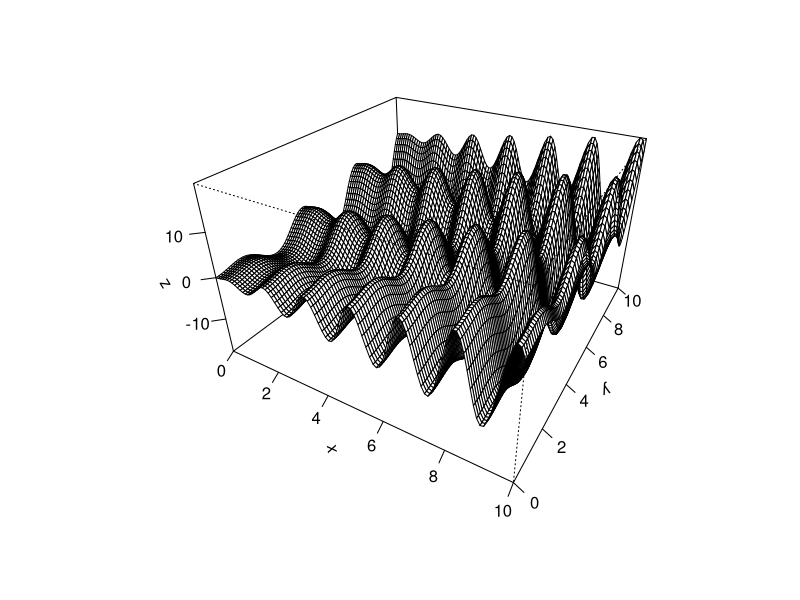

R code for this plot:
# Visual representation of the function to solve
f <- function(x,y) x*sin(4*x)+1.1*y*sin(2*y)
x <- seq(0,10, length=101)
y <- seq(0,10, length=101)
z <- outer(x,y,f) # calculate f(x,y) for each value of x and y
persp(x,y,z,theta=30, phi=30, expand=0.6, ticktype='detailed') 

